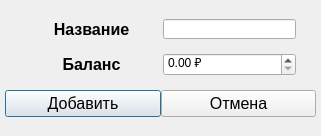
<?xml version="1.0" encoding="UTF-8"?>
<ui version="4.0">
 <class>Dialog</class>
 <widget class="QDialog" name="Dialog">
  <property name="geometry">
   <rect>
    <x>0</x>
    <y>0</y>
    <width>321</width>
    <height>136</height>
   </rect>
  </property>
  <property name="windowTitle">
   <string notr="true">Счёт</string>
  </property>
  <property name="modal">
   <bool>true</bool>
  </property>
  <layout class="QVBoxLayout" name="verticalLayout">
   <property name="spacing">
    <number>0</number>
   </property>
   <property name="leftMargin">
    <number>5</number>
   </property>
   <property name="topMargin">
    <number>5</number>
   </property>
   <property name="rightMargin">
    <number>5</number>
   </property>
   <property name="bottomMargin">
    <number>5</number>
   </property>
   <item>
    <layout class="QHBoxLayout" name="horizontalLayout" stretch="1,0">
     <property name="spacing">
      <number>5</number>
     </property>
     <property name="leftMargin">
      <number>20</number>
     </property>
     <property name="rightMargin">
      <number>20</number>
     </property>
     <item>
      <widget class="QLabel" name="name_label">
       <property name="font">
        <font>
         <pointsize>12</pointsize>
         <weight>75</weight>
         <bold>true</bold>
        </font>
       </property>
       <property name="text">
        <string notr="true">Название</string>
       </property>
       <property name="alignment">
        <set>Qt::AlignCenter</set>
       </property>
      </widget>
     </item>
     <item>
      <widget class="QLineEdit" name="name_input">
       <property name="sizePolicy">
        <sizepolicy hsizetype="Fixed" vsizetype="Fixed">
         <horstretch>0</horstretch>
         <verstretch>0</verstretch>
        </sizepolicy>
       </property>
       <property name="minimumSize">
        <size>
         <width>133</width>
         <height>20</height>
        </size>
       </property>
       <property name="maximumSize">
        <size>
         <width>133</width>
         <height>20</height>
        </size>
       </property>
       <property name="maxLength">
        <number>16</number>
       </property>
      </widget>
     </item>
    </layout>
   </item>
   <item>
    <layout class="QHBoxLayout" name="horizontalLayout_2">
     <property name="spacing">
      <number>5</number>
     </property>
     <property name="leftMargin">
      <number>20</number>
     </property>
     <property name="rightMargin">
      <number>20</number>
     </property>
     <item>
      <widget class="QLabel" name="balance_label">
       <property name="font">
        <font>
         <pointsize>12</pointsize>
         <weight>75</weight>
         <bold>true</bold>
        </font>
       </property>
       <property name="text">
        <string notr="true">Баланс</string>
       </property>
       <property name="alignment">
        <set>Qt::AlignCenter</set>
       </property>
      </widget>
     </item>
     <item>
      <widget class="QDoubleSpinBox" name="balance_input">
       <property name="suffix">
        <string notr="true"> ₽</string>
       </property>
       <property name="maximum">
        <double>999999999.000000000000000</double>
       </property>
      </widget>
     </item>
    </layout>
   </item>
   <item>
    <layout class="QHBoxLayout" name="horizontalLayout_3">
     <item>
      <widget class="QPushButton" name="left_button">
       <property name="font">
        <font>
         <pointsize>12</pointsize>
        </font>
       </property>
       <property name="text">
        <string notr="true">Добавить</string>
       </property>
      </widget>
     </item>
     <item>
      <widget class="QPushButton" name="right_button">
       <property name="font">
        <font>
         <pointsize>12</pointsize>
        </font>
       </property>
       <property name="text">
        <string notr="true">Отмена</string>
       </property>
      </widget>
     </item>
    </layout>
   </item>
  </layout>
 </widget>
 <resources/>
 <connections/>
</ui>
